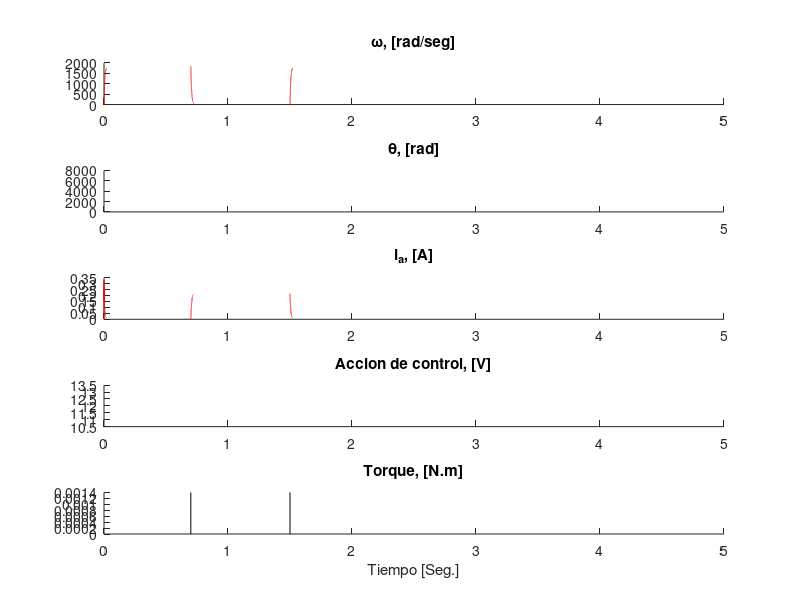

Source code (MATLAB):
clear all;
%%
% PARÁMETROS DEL MOTOR
La  = 366e-6; 
J   = 5e-9; 
Ra  = 55.6; 
Bm  = 0; 
Ki  = 6.49e-3; 
Km  = 6.53e-3;     
E   = 12;                     % tensión de actuación sobre el motor

%%
% MODELADO DEL MOTOR EN EL ESPACIO DE ESTADOS
% Este modelado permite obtener fácilmente las funciones de transferencia
% para las salidas de interés respecto a la tensión aplicada y el torque,
% considerando a éste último como una entrada de perturbación

% Variables de estado.
% x1 = ia, x2 = wr, x3 = theta
% Entradas
% u1 = E, u2 = TL
% Salidas.
% y1 = wr
A = [-Ra/La -Km/La 0 ; Ki/J -Bm/J 0 ; 0 1 0];    % matriz de estados
B = [1/La 0 ; 0 -1/J ; 0 0];                     % matriz de entrada 
C = [0 1 0];                                     % matriz de salida                                                       
D = [0 0];                                       % matriz de transmisión directa   
%%
% SIMULACIÓN

% Condiciones iniciales
% x = [ia; wr; theta]
Xop      = [0 0 0]';                   % punto de operación
wr(1)    = 0;
ia(1)    = 0;
theta(1) = 0;

x = [ia(1) wr(1) theta(1)]';
%%
% VECTORES DE SIMULACIÓN
tF   = 5;                              % tiempo de finalización de la simulación en secs
tint = 10e-6;                          % paso de integración
t    = 0:tint:tF;                      % vector de tiempo para gráfica 
um   = E*ones(1, length(t));           % vector de acción sobre el motor

% se genera el vector de torque
TLmax    = 0.0014;
TL       = zeros(1, length(t));
for i=1:tF/tint
    tt = t(i);
    if (tt>=0.7 && tt<=1.5)
        TL(i) = TLmax;
    else
        TL(i) = 0;
    end
end

plot(t, TL); grid; hold on;
%%
% SIMULACIÓN DEL SISTEMA
for ii=1:(length(t)-1)
    % Cálculo de las derivadas
    xp = A*(x - Xop)+B*[um(ii) TL(ii)]';
    x = x + xp*tint;
    wr(ii+1) = C*x;
    ia(ii+1) = x(1);
    theta(ii+1) = x(3);
end

%%
% Gráficas

% Velocidad angular
subplot(5,1,1);hold on;
plot(t,wr,'r');title('\omega, [rad/seg]');
% Posición
subplot(5,1,2);hold on;
plot(t,theta,'r');title('\theta, [rad]');
% Corriente, ia
subplot(5,1,3);hold on;
plot(t,ia,'r');title('i_a, [A]');
% Tensión, Va
subplot(5,1,4);hold on;
plot(t,um,'r');title('Accion de control, [V]');
%Torque
subplot(5,1,5);hold on;
plot(t,TL,'k');title('Torque, [N.m]');

xlabel('Tiempo [Seg.]');
